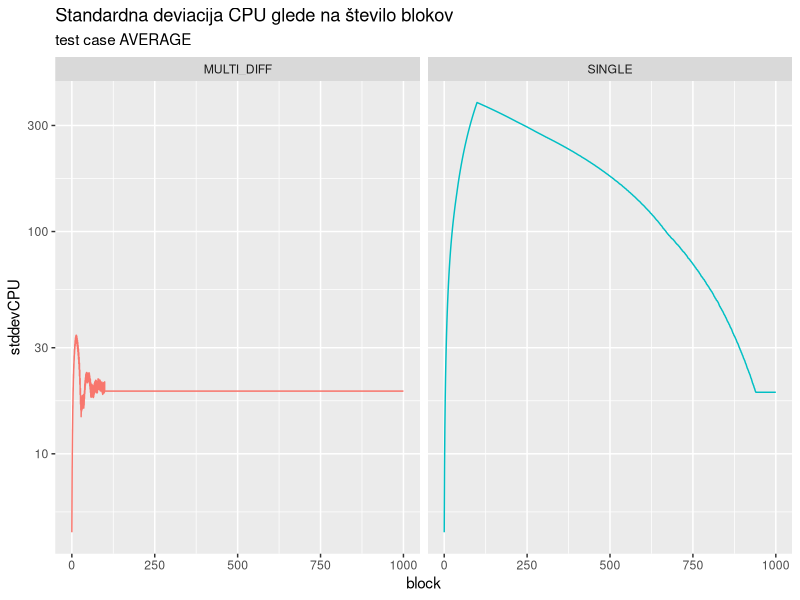

Source code (R):
library(tidyverse)

migrationsSingle <- read.csv('testdata/single-multi/migrations-single.csv')
migrationsMultiple <- read.csv('testdata/single-multi/migrations-multi.csv')

# STDDEV ~ BLOCK
migrationsSingle %>% rbind(migrationsMultiple) %>% 
  {testCase <<- unique(.$testCase); .} %>% 
  ggplot() +
  geom_line(aes(x=block, y=stddevCPU, color=algorithm)) +
  scale_y_continuous(trans='log10') +
  xlim(0, 1000) +
  facet_wrap(~algorithm) +
  theme(legend.position="none") +
  labs(title="Standardna deviacija CPU glede na število blokov", subtitle = paste("test case", testCase))